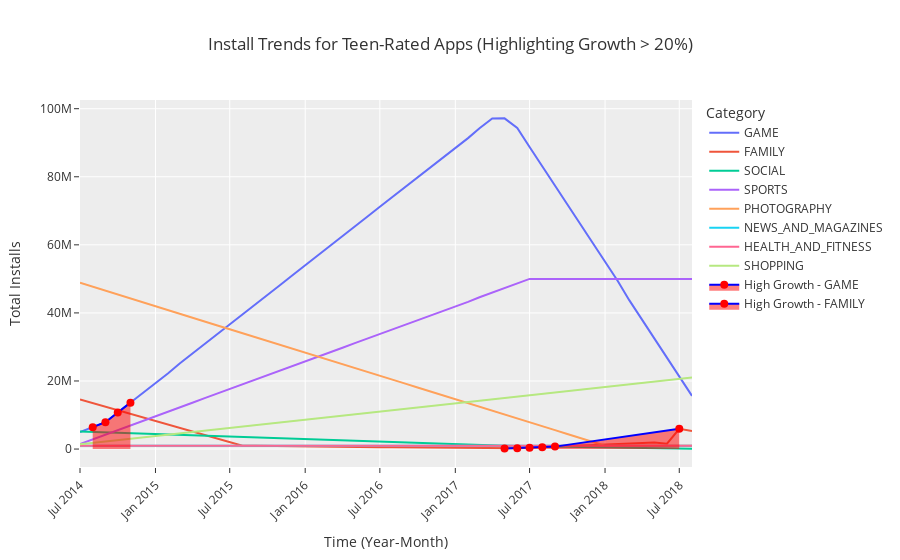

The notebook cell this image was saved under:
### Code cell
# Create a line chart to visualize install trends over time
fig5 = px.line(
    install_trend, 
    x='Year-Month', # X-axis represents time in Year-Month format
    y='Smoothed_Installs', # Y-axis represents total installs
    color='Category', # Different categories are represented in different colors
    title="Install Trends for Teen-Rated Apps (Highlighting Growth > 20%)", # Chart title
    labels={'Year-Month': 'Year-Month', 'Smoothed_Installs': 'Total Installs'} # Axis labels
)
    
# Add data points and shading for periods where MoM Growth > 20%
for category in install_trend['Category'].unique():
    df_category = install_trend[install_trend['Category'] == category] # Filter data for the specific category
    df_highlight = df_category[df_category['Highlight']] # Extract rows where growth is greater than 20%

    if not df_highlight.empty:  # Only add shading if there's data to highlight
        fig5.add_trace(go.Scatter(
            x=df_highlight['Year-Month'], # X-axis: Time (Year-Month)
            y=df_highlight['Smoothed_Installs'],  # Y-axis: Install counts
            mode='lines+markers', # Show both lines and markers (data points)
            marker=dict(size=8, color='red'),  # Markers for high-growth points (red dots)
            line=dict(width=2, color='blue'), # Blue lines for high-growth periods
            fill='tozeroy', # Fill area below the line to emphasize high growth
            fillcolor='rgba(255, 0, 0, 0.5)',  # Dark red shading for high-growth areas
            name=f'High Growth - {category}' # Legend entry for high-growth categories
        ))
        
        
# Improve plot layout and styling
fig5.update_layout(
    xaxis=dict(title='Time (Year-Month)', tickangle=-45), # Label X-axis and rotate tick labels
    yaxis=dict(title='Total Installs'), # Label Y-axis
    hovermode="x unified", # Unified hover mode (shows all values at the same X point)
    template="ggplot2",  # Apply a dark theme for better contrast
    title_x=0.5,  # Center the chart title
    
)
fig5.show()
